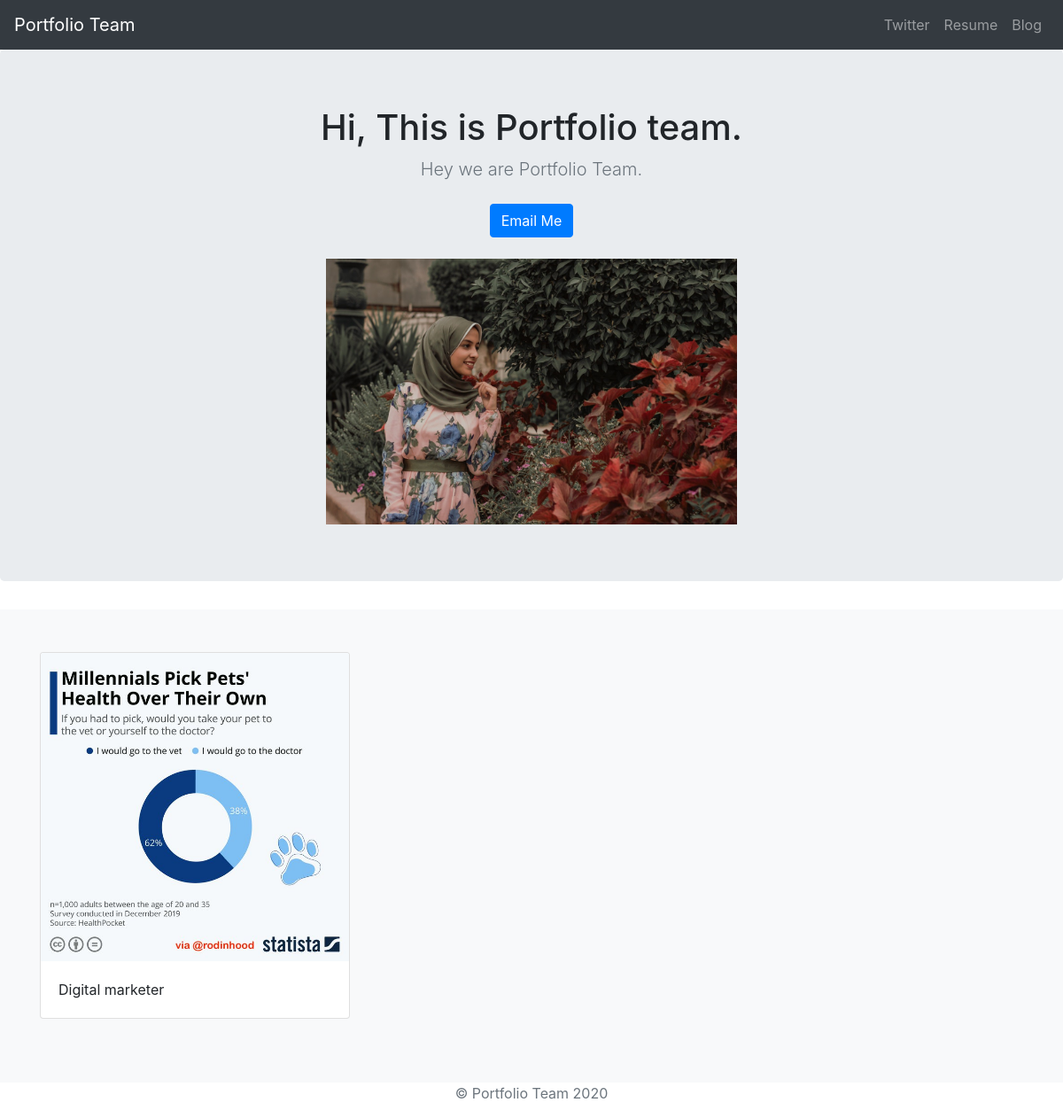
The page / on the database its author committed.
### jobs/models.py (models this page shows)
class Job(models.Model):
    image = models.ImageField(upload_to='images/')
    summary = models.CharField(max_length=200)

### jobs/views.py (the view)
# urls.py: path('', jobs.views.home, name='home'),
def home(request):
    jobs = Job.objects
    return render(request, 'jobs/home.html', {'jobs':jobs})

### jobs/templates/jobs/home.html (shortened to what this page needs)
<!doctype html>
<html lang="en">
<head>
  {% load staticfiles %}
  <link rel="stylesheet" href="https://maxcdn.bootstrapcdn.com/bootstrap/4.0.0/css/bootstrap.min.css">
</head>
<body>
  <header>
    <nav class="navbar navbar-expand-lg navbar-dark bg-dark">
      <a class="navbar-brand" href="{% url 'home' %}">Portfolio Team</a>
      <div class="collapse navbar-collapse" id="navbarNavAltMarkup">
        <div class="navbar-nav ml-auto">
          <a class="nav-item nav-link" href="http://twitter.com/shalinisparmar">Twitter</a>
          <a class="nav-item nav-link" href="{% static 'resume.pdf' %}">Resume</a>
          <a class="nav-item nav-link" href="{% url 'allblogs' %}">Blog</a>
        </div>
      </div>
    </nav>
  </header>
  <main role="main">
    <section class="jumbotron text-center">
      <div class="container">
        <h1 class="jumbotron-heading">Hi, This is Portfolio team.</h1>
        <p class="lead text-muted">Hey we are Portfolio Team.</p>
        <p>
          <a href="mailto:shalinisinghzoots@gmail.com" class="btn btn-primary my-2">Email Me</a>
        </p>
        <img src="{% static 'nick.jpeg' %}" height="300" />
      </div>
    </section>
    <div class="album py-5 bg-light">
      <div class="container">
        <div class="row">
          {% for job in jobs.all %}
          <div class="col-md-4">
            <div class="card mb-4 box-shadow">
              <img class="card-img-top" src="{{ job.image.url }}" />
              <div class="card-body">
                <p class="card-text">{{ job.summary }}</p>
              </div>
            </div>
          </div>
          {% endfor %}
        </div>
      </div>
    </div>
  </main>
  <footer class="text-muted">
    <div class="container text-center">
      <p>© Portfolio Team {% now "Y" %}</p>
      </div>
  </footer>
</body>
</html>

### rows shown on the page
Job: image (picture), summary "Digital marketer"
